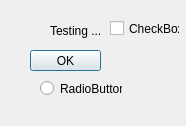
<?xml version="1.0" encoding="UTF-8"?>
<ui version="4.0">
 <class>StatDialogClass</class>
 <widget class="QDialog" name="StatDialogClass">
  <property name="geometry">
   <rect>
    <x>0</x>
    <y>0</y>
    <width>186</width>
    <height>126</height>
   </rect>
  </property>
  <property name="windowTitle">
   <string>Object Statistics</string>
  </property>
  <widget class="QPushButton" name="okButton">
   <property name="geometry">
    <rect>
     <x>30</x>
     <y>50</y>
     <width>71</width>
     <height>21</height>
    </rect>
   </property>
   <property name="text">
    <string>OK</string>
   </property>
  </widget>
  <widget class="QLabel" name="label">
   <property name="geometry">
    <rect>
     <x>50</x>
     <y>10</y>
     <width>61</width>
     <height>41</height>
    </rect>
   </property>
   <property name="text">
    <string>Testing ...</string>
   </property>
  </widget>
  <widget class="QRadioButton" name="radioButton">
   <property name="geometry">
    <rect>
     <x>40</x>
     <y>80</y>
     <width>82</width>
     <height>17</height>
    </rect>
   </property>
   <property name="text">
    <string>RadioButton</string>
   </property>
  </widget>
  <widget class="QCheckBox" name="checkBox">
   <property name="geometry">
    <rect>
     <x>110</x>
     <y>20</y>
     <width>70</width>
     <height>17</height>
    </rect>
   </property>
   <property name="text">
    <string>CheckBox</string>
   </property>
  </widget>
 </widget>
 <layoutdefault spacing="6" margin="11"/>
 <resources/>
 <connections>
  <connection>
   <sender>okButton</sender>
   <signal>clicked()</signal>
   <receiver>StatDialogClass</receiver>
   <slot>accept()</slot>
   <hints>
    <hint type="sourcelabel">
     <x>218</x>
     <y>63</y>
    </hint>
    <hint type="destinationlabel">
     <x>268</x>
     <y>111</y>
    </hint>
   </hints>
  </connection>
 </connections>
</ui>
